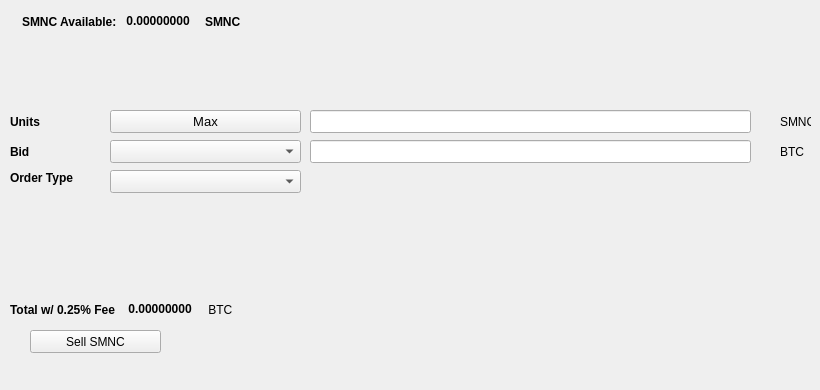
   <widget class="QWidget" name="SellTab">
    <attribute name="title">
     <string>Sell</string>
    </attribute>
    <widget class="QLabel" name="label_16">
     <property name="geometry">
      <rect>
       <x>780</x>
       <y>140</y>
       <width>31</width>
       <height>23</height>
      </rect>
     </property>
     <property name="text">
      <string>BTC</string>
     </property>
    </widget>
    <widget class="QComboBox" name="SellBidcomboBox">
     <property name="geometry">
      <rect>
       <x>110</x>
       <y>140</y>
       <width>191</width>
       <height>23</height>
      </rect>
     </property>
     <property name="font">
      <font>
       <pointsize>10</pointsize>
      </font>
     </property>
    </widget>
    <widget class="QLabel" name="label_18">
     <property name="geometry">
      <rect>
       <x>10</x>
       <y>110</y>
       <width>46</width>
       <height>23</height>
      </rect>
     </property>
     <property name="font">
      <font>
       <weight>75</weight>
       <bold>true</bold>
      </font>
     </property>
     <property name="text">
      <string>Units</string>
     </property>
    </widget>
    <widget class="QPushButton" name="Sell_Max_Amount">
     <property name="geometry">
      <rect>
       <x>110</x>
       <y>110</y>
       <width>191</width>
       <height>23</height>
      </rect>
     </property>
     <property name="font">
      <font>
       <pointsize>10</pointsize>
      </font>
     </property>
     <property name="text">
      <string>Max</string>
     </property>
    </widget>
    <widget class="QLabel" name="label_20">
     <property name="geometry">
      <rect>
       <x>10</x>
       <y>170</y>
       <width>91</width>
       <height>16</height>
      </rect>
     </property>
     <property name="font">
      <font>
       <weight>75</weight>
       <bold>true</bold>
      </font>
     </property>
     <property name="text">
      <string>Order Type</string>
     </property>
    </widget>
    <widget class="QComboBox" name="SellOrdertypeCombo">
     <property name="geometry">
      <rect>
       <x>110</x>
       <y>170</y>
       <width>191</width>
       <height>23</height>
      </rect>
     </property>
     <property name="font">
      <font>
       <pointsize>10</pointsize>
      </font>
     </property>
    </widget>
    <widget class="QLabel" name="label_21">
     <property name="geometry">
      <rect>
       <x>10</x>
       <y>140</y>
       <width>46</width>
       <height>23</height>
      </rect>
     </property>
     <property name="font">
      <font>
       <weight>75</weight>
       <bold>true</bold>
      </font>
     </property>
     <property name="text">
      <string>Bid</string>
     </property>
    </widget>
    <widget class="QLabel" name="label_22">
     <property name="geometry">
      <rect>
       <x>780</x>
       <y>110</y>
       <width>31</width>
       <height>23</height>
      </rect>
     </property>
     <property name="text">
      <string>SMNC</string>
     </property>
    </widget>
    <widget class="QLineEdit" name="UnitsInputSMNC">
     <property name="geometry">
      <rect>
       <x>310</x>
       <y>110</y>
       <width>441</width>
       <height>23</height>
      </rect>
     </property>
     <property name="font">
      <font>
       <pointsize>9</pointsize>
       <weight>75</weight>
       <bold>true</bold>
      </font>
     </property>
    </widget>
    <widget class="QLineEdit" name="SellBidPriceEdit">
     <property name="geometry">
      <rect>
       <x>310</x>
       <y>140</y>
       <width>441</width>
       <height>23</height>
      </rect>
     </property>
     <property name="font">
      <font>
       <pointsize>9</pointsize>
       <weight>75</weight>
       <bold>true</bold>
      </font>
     </property>
    </widget>
    <widget class="QPushButton" name="SellSMNCBTN">
     <property name="geometry">
      <rect>
       <x>30</x>
       <y>330</y>
       <width>131</width>
       <height>23</height>
      </rect>
     </property>
     <property name="text">
      <string>Sell SMNC</string>
     </property>
     <property name="icon">
      <iconset resource="../smnc">
       <normaloff>:/icons/bitcoin</normaloff>:/icons/bitcoin</iconset>
     </property>
    </widget>
    <widget class="QWidget" name="layoutWidget3">
     <property name="geometry">
      <rect>
       <x>22</x>
       <y>12</y>
       <width>258</width>
       <height>19</height>
      </rect>
     </property>
     <layout class="QHBoxLayout" name="horizontalLayout">
      <item>
       <widget class="QLabel" name="label232_2">
        <property name="font">
         <font>
          <weight>75</weight>
          <bold>true</bold>
         </font>
        </property>
        <property name="text">
         <string>SMNC Available:</string>
        </property>
       </widget>
      </item>
      <item>
       <widget class="QLabel" name="SMNCAvailableLabel">
        <property name="palette">
         <palette>
          <active>
           <colorrole role="WindowText">
            <brush brushstyle="SolidPattern">
             <color alpha="255">
              <red>0</red>
              <green>0</green>
              <blue>0</blue>
             </color>
            </brush>
           </colorrole>
           <colorrole role="Button">
            <brush brushstyle="SolidPattern">
             <color alpha="255">
              <red>0</red>
              <green>170</green>
              <blue>0</blue>
             </color>
            </brush>
           </colorrole>
           <colorrole role="Light">
            <brush brushstyle="SolidPattern">
             <color alpha="255">
              <red>0</red>
              <green>255</green>
              <blue>0</blue>
             </color>
            </brush>
           </colorrole>
           <colorrole role="Midlight">
            <brush brushstyle="SolidPattern">
             <color alpha="255">
              <red>0</red>
              <green>212</green>
              <blue>0</blue>
             </color>
            </brush>
           </colorrole>
           <colorrole role="Dark">
            <brush brushstyle="SolidPattern">
             <color alpha="255">
              <red>0</red>
              <green>85</green>
              <blue>0</blue>
             </color>
            </brush>
           </colorrole>
           <colorrole role="Mid">
            <brush brushstyle="SolidPattern">
             <color alpha="255">
              <red>0</red>
              <green>113</green>
              <blue>0</blue>
             </color>
            </brush>
           </colorrole>
           <colorrole role="Text">
            <brush brushstyle="SolidPattern">
             <color alpha="255">
              <red>0</red>
              <green>170</green>
              <blue>0</blue>
             </color>
            </brush>
           </colorrole>
           <colorrole role="BrightText">
            <brush brushstyle="SolidPattern">
             <color alpha="255">
              <red>255</red>
              <green>255</green>
              <blue>255</blue>
             </color>
            </brush>
           </colorrole>
           <colorrole role="ButtonText">
            <brush brushstyle="SolidPattern">
             <color alpha="255">
              <red>0</red>
              <green>0</green>
              <blue>0</blue>
             </color>
            </brush>
           </colorrole>
           <colorrole role="Base">
            <brush brushstyle="SolidPattern">
             <color alpha="255">
              <red>255</red>
              <green>255</green>
              <blue>255</blue>
             </color>
            </brush>
           </colorrole>
           <colorrole role="Window">
            <brush brushstyle="SolidPattern">
             <color alpha="255">
              <red>0</red>
              <green>170</green>
              <blue>0</blue>
             </color>
            </brush>
           </colorrole>
           <colorrole role="Shadow">
            <brush brushstyle="SolidPattern">
             <color alpha="255">
              <red>0</red>
              <green>0</green>
              <blue>0</blue>
             </color>
            </brush>
           </colorrole>
           <colorrole role="AlternateBase">
            <brush brushstyle="SolidPattern">
             <color alpha="255">
              <red>127</red>
              <green>212</green>
              <blue>127</blue>
             </color>
            </brush>
           </colorrole>
           <colorrole role="ToolTipBase">
            <brush brushstyle="SolidPattern">
             <color alpha="255">
              <red>255</red>
              <green>255</green>
              <blue>220</blue>
             </color>
            </brush>
           </colorrole>
           <colorrole role="ToolTipText">
            <brush brushstyle="SolidPattern">
             <color alpha="255">
              <red>0</red>
              <green>0</green>
              <blue>0</blue>
             </color>
            </brush>
           </colorrole>
          </active>
          <inactive>
           <colorrole role="WindowText">
            <brush brushstyle="SolidPattern">
             <color alpha="255">
              <red>0</red>
              <green>0</green>
              <blue>0</blue>
             </color>
            </brush>
           </colorrole>
           <colorrole role="Button">
            <brush brushstyle="SolidPattern">
             <color alpha="255">
              <red>0</red>
              <green>170</green>
              <blue>0</blue>
             </color>
            </brush>
           </colorrole>
           <colorrole role="Light">
            <brush brushstyle="SolidPattern">
             <color alpha="255">
              <red>0</red>
              <green>255</green>
              <blue>0</blue>
             </color>
            </brush>
           </colorrole>
           <colorrole role="Midlight">
            <brush brushstyle="SolidPattern">
             <color alpha="255">
              <red>0</red>
              <green>212</green>
              <blue>0</blue>
             </color>
            </brush>
           </colorrole>
           <colorrole role="Dark">
            <brush brushstyle="SolidPattern">
             <color alpha="255">
              <red>0</red>
              <green>85</green>
              <blue>0</blue>
             </color>
            </brush>
           </colorrole>
           <colorrole role="Mid">
            <brush brushstyle="SolidPattern">
             <color alpha="255">
              <red>0</red>
              <green>113</green>
              <blue>0</blue>
             </color>
            </brush>
           </colorrole>
           <colorrole role="Text">
            <brush brushstyle="SolidPattern">
             <color alpha="255">
              <red>0</red>
              <green>170</green>
              <blue>0</blue>
             </color>
            </brush>
           </colorrole>
           <colorrole role="BrightText">
            <brush brushstyle="SolidPattern">
             <color alpha="255">
              <red>255</red>
              <green>255</green>
              <blue>255</blue>
             </color>
            </brush>
           </colorrole>
           <colorrole role="ButtonText">
            <brush brushstyle="SolidPattern">
             <color alpha="255">
              <red>0</red>
              <green>0</green>
              <blue>0</blue>
             </color>
            </brush>
           </colorrole>
           <colorrole role="Base">
            <brush brushstyle="SolidPattern">
             <color alpha="255">
              <red>255</red>
              <green>255</green>
              <blue>255</blue>
             </color>
            </brush>
           </colorrole>
           <colorrole role="Window">
            <brush brushstyle="SolidPattern">
             <color alpha="255">
              <red>0</red>
              <green>170</green>
              <blue>0</blue>
             </color>
            </brush>
           </colorrole>
           <colorrole role="Shadow">
            <brush brushstyle="SolidPattern">
             <color alpha="255">
              <red>0</red>
              <green>0</green>
              <blue>0</blue>
             </color>
            </brush>
           </colorrole>
           <colorrole role="AlternateBase">
            <brush brushstyle="SolidPattern">
             <color alpha="255">
              <red>127</red>
              <green>212</green>
              <blue>127</blue>
             </color>
            </brush>
           </colorrole>
           <colorrole role="ToolTipBase">
            <brush brushstyle="SolidPattern">
             <color alpha="255">
              <red>255</red>
              <green>255</green>
              <blue>220</blue>
             </color>
            </brush>
           </colorrole>
           <colorrole role="ToolTipText">
            <brush brushstyle="SolidPattern">
             <color alpha="255">
              <red>0</red>
              <green>0</green>
              <blue>0</blue>
             </color>
            </brush>
           </colorrole>
          </inactive>
          <disabled>
           <colorrole role="WindowText">
            <brush brushstyle="SolidPattern">
             <color alpha="255">
              <red>0</red>
              <green>85</green>
              <blue>0</blue>
             </color>
            </brush>
           </colorrole>
           <colorrole role="Button">
            <brush brushstyle="SolidPattern">
             <color alpha="255">
              <red>0</red>
              <green>170</green>
              <blue>0</blue>
             </color>
            </brush>
           </colorrole>
           <colorrole role="Light">
            <brush brushstyle="SolidPattern">
             <color alpha="255">
              <red>0</red>
              <green>255</green>
              <blue>0</blue>
             </color>
            </brush>
           </colorrole>
           <colorrole role="Midlight">
            <brush brushstyle="SolidPattern">
             <color alpha="255">
              <red>0</red>
              <green>212</green>
              <blue>0</blue>
             </color>
            </brush>
           </colorrole>
           <colorrole role="Dark">
            <brush brushstyle="SolidPattern">
             <color alpha="255">
              <red>0</red>
              <green>85</green>
              <blue>0</blue>
             </color>
            </brush>
           </colorrole>
           <colorrole role="Mid">
            <brush brushstyle="SolidPattern">
             <color alpha="255">
              <red>0</red>
              <green>113</green>
              <blue>0</blue>
             </color>
            </brush>
           </colorrole>
           <colorrole role="Text">
            <brush brushstyle="SolidPattern">
             <color alpha="255">
              <red>0</red>
              <green>85</green>
              <blue>0</blue>
             </color>
            </brush>
           </colorrole>
           <colorrole role="BrightText">
            <brush brushstyle="SolidPattern">
             <color alpha="255">
              <red>255</red>
              <green>255</green>
              <blue>255</blue>
             </color>
            </brush>
           </colorrole>
           <colorrole role="ButtonText">
            <brush brushstyle="SolidPattern">
             <color alpha="255">
              <red>0</red>
              <green>85</green>
              <blue>0</blue>
             </color>
            </brush>
           </colorrole>
           <colorrole role="Base">
            <brush brushstyle="SolidPattern">
             <color alpha="255">
              <red>0</red>
              <green>170</green>
              <blue>0</blue>
             </color>
            </brush>
           </colorrole>
           <colorrole role="Window">
            <brush brushstyle="SolidPattern">
             <color alpha="255">
              <red>0</red>
              <green>170</green>
              <blue>0</blue>
             </color>
            </brush>
           </colorrole>
           <colorrole role="Shadow">
            <brush brushstyle="SolidPattern">
             <color alpha="255">
              <red>0</red>
              <green>0</green>
              <blue>0</blue>
             </color>
            </brush>
           </colorrole>
           <colorrole role="AlternateBase">
            <brush brushstyle="SolidPattern">
             <color alpha="255">
              <red>0</red>
              <green>170</green>
              <blue>0</blue>
             </color>
            </brush>
           </colorrole>
           <colorrole role="ToolTipBase">
            <brush brushstyle="SolidPattern">
             <color alpha="255">
              <red>255</red>
              <green>255</green>
              <blue>220</blue>
             </color>
            </brush>
           </colorrole>
           <colorrole role="ToolTipText">
            <brush brushstyle="SolidPattern">
             <color alpha="255">
              <red>0</red>
              <green>0</green>
              <blue>0</blue>
             </color>
            </brush>
           </colorrole>
          </disabled>
         </palette>
        </property>
        <property name="font">
         <font>
          <weight>75</weight>
          <bold>true</bold>
         </font>
        </property>
        <property name="text">
         <string> 0.00000000 </string>
        </property>
        <property name="textInteractionFlags">
         <set>Qt::LinksAccessibleByMouse|Qt::TextSelectableByKeyboard|Qt::TextSelectableByMouse</set>
        </property>
       </widget>
      </item>
      <item>
       <widget class="QLabel" name="labelSMNC">
        <property name="font">
         <font>
          <weight>75</weight>
          <bold>true</bold>
         </font>
        </property>
        <property name="text">
         <string>SMNC</string>
        </property>
       </widget>
      </item>
     </layout>
    </widget>
    <widget class="QWidget" name="layoutWidget">
     <property name="geometry">
      <rect>
       <x>10</x>
       <y>300</y>
       <width>268</width>
       <height>19</height>
      </rect>
     </property>
     <layout class="QHBoxLayout" name="horizontalLayout_2">
      <item>
       <widget class="QLabel" name="label_19">
        <property name="font">
         <font>
          <weight>75</weight>
          <bold>true</bold>
         </font>
        </property>
        <property name="text">
         <string>Total w/ 0.25% Fee </string>
        </property>
       </widget>
      </item>
      <item>
       <widget class="QLabel" name="SellCostLabel">
        <property name="palette">
         <palette>
          <active>
           <colorrole role="WindowText">
            <brush brushstyle="SolidPattern">
             <color alpha="255">
              <red>0</red>
              <green>0</green>
              <blue>0</blue>
             </color>
            </brush>
           </colorrole>
           <colorrole role="Button">
            <brush brushstyle="SolidPattern">
             <color alpha="255">
              <red>0</red>
              <green>170</green>
              <blue>0</blue>
             </color>
            </brush>
           </colorrole>
           <colorrole role="Light">
            <brush brushstyle="SolidPattern">
             <color alpha="255">
              <red>0</red>
              <green>255</green>
              <blue>0</blue>
             </color>
            </brush>
           </colorrole>
           <colorrole role="Midlight">
            <brush brushstyle="SolidPattern">
             <color alpha="255">
              <red>0</red>
              <green>212</green>
              <blue>0</blue>
             </color>
            </brush>
           </colorrole>
           <colorrole role="Dark">
            <brush brushstyle="SolidPattern">
             <color alpha="255">
              <red>0</red>
              <green>85</green>
              <blue>0</blue>
             </color>
            </brush>
           </colorrole>
           <colorrole role="Mid">
            <brush brushstyle="SolidPattern">
             <color alpha="255">
              <red>0</red>
              <green>113</green>
              <blue>0</blue>
             </color>
            </brush>
           </colorrole>
           <colorrole role="Text">
            <brush brushstyle="SolidPattern">
             <color alpha="255">
              <red>0</red>
              <green>170</green>
              <blue>0</blue>
             </color>
            </brush>
           </colorrole>
           <colorrole role="BrightText">
            <brush brushstyle="SolidPattern">
             <color alpha="255">
              <red>255</red>
              <green>255</green>
              <blue>255</blue>
             </color>
            </brush>
           </colorrole>
           <colorrole role="ButtonText">
            <brush brushstyle="SolidPattern">
             <color alpha="255">
              <red>0</red>
              <green>0</green>
              <blue>0</blue>
             </color>
            </brush>
           </colorrole>
           <colorrole role="Base">
            <brush brushstyle="SolidPattern">
             <color alpha="255">
              <red>255</red>
              <green>255</green>
              <blue>255</blue>
             </color>
            </brush>
           </colorrole>
           <colorrole role="Window">
            <brush brushstyle="SolidPattern">
             <color alpha="255">
              <red>0</red>
              <green>170</green>
              <blue>0</blue>
             </color>
            </brush>
           </colorrole>
           <colorrole role="Shadow">
            <brush brushstyle="SolidPattern">
             <color alpha="255">
              <red>0</red>
              <green>0</green>
              <blue>0</blue>
             </color>
            </brush>
           </colorrole>
           <colorrole role="AlternateBase">
            <brush brushstyle="SolidPattern">
             <color alpha="255">
              <red>127</red>
              <green>212</green>
              <blue>127</blue>
             </color>
            </brush>
           </colorrole>
           <colorrole role="ToolTipBase">
            <brush brushstyle="SolidPattern">
             <color alpha="255">
              <red>255</red>
              <green>255</green>
              <blue>220</blue>
             </color>
            </brush>
           </colorrole>
           <colorrole role="ToolTipText">
            <brush brushstyle="SolidPattern">
             <color alpha="255">
              <red>0</red>
              <green>0</green>
              <blue>0</blue>
             </color>
            </brush>
           </colorrole>
          </active>
          <inactive>
           <colorrole role="WindowText">
            <brush brushstyle="SolidPattern">
             <color alpha="255">
              <red>0</red>
              <green>0</green>
              <blue>0</blue>
             </color>
            </brush>
           </colorrole>
           <colorrole role="Button">
            <brush brushstyle="SolidPattern">
             <color alpha="255">
              <red>0</red>
              <green>170</green>
              <blue>0</blue>
             </color>
            </brush>
           </colorrole>
           <colorrole role="Light">
            <brush brushstyle="SolidPattern">
             <color alpha="255">
              <red>0</red>
              <green>255</green>
              <blue>0</blue>
             </color>
            </brush>
           </colorrole>
           <colorrole role="Midlight">
            <brush brushstyle="SolidPattern">
             <color alpha="255">
              <red>0</red>
              <green>212</green>
              <blue>0</blue>
             </color>
            </brush>
           </colorrole>
           <colorrole role="Dark">
            <brush brushstyle="SolidPattern">
             <color alpha="255">
              <red>0</red>
              <green>85</green>
              <blue>0</blue>
             </color>
            </brush>
           </colorrole>
           <colorrole role="Mid">
            <brush brushstyle="SolidPattern">
             <color alpha="255">
              <red>0</red>
              <green>113</green>
              <blue>0</blue>
             </color>
            </brush>
           </colorrole>
           <colorrole role="Text">
            <brush brushstyle="SolidPattern">
             <color alpha="255">
              <red>0</red>
              <green>170</green>
              <blue>0</blue>
             </color>
            </brush>
           </colorrole>
           <colorrole role="BrightText">
            <brush brushstyle="SolidPattern">
             <color alpha="255">
              <red>255</red>
              <green>255</green>
              <blue>255</blue>
             </color>
            </brush>
           </colorrole>
           <colorrole role="ButtonText">
            <brush brushstyle="SolidPattern">
             <color alpha="255">
              <red>0</red>
              <green>0</green>
              <blue>0</blue>
             </color>
            </brush>
           </colorrole>
           <colorrole role="Base">
            <brush brushstyle="SolidPattern">
             <color alpha="255">
              <red>255</red>
              <green>255</green>
              <blue>255</blue>
             </color>
            </brush>
           </colorrole>
           <colorrole role="Window">
            <brush brushstyle="SolidPattern">
             <color alpha="255">
              <red>0</red>
              <green>170</green>
              <blue>0</blue>
             </color>
            </brush>
           </colorrole>
           <colorrole role="Shadow">
            <brush brushstyle="SolidPattern">
             <color alpha="255">
              <red>0</red>
              <green>0</green>
              <blue>0</blue>
             </color>
            </brush>
           </colorrole>
           <colorrole role="AlternateBase">
            <brush brushstyle="SolidPattern">
             <color alpha="255">
              <red>127</red>
              <green>212</green>
              <blue>127</blue>
             </color>
            </brush>
           </colorrole>
           <colorrole role="ToolTipBase">
            <brush brushstyle="SolidPattern">
             <color alpha="255">
              <red>255</red>
              <green>255</green>
              <blue>220</blue>
             </color>
            </brush>
           </colorrole>
           <colorrole role="ToolTipText">
            <brush brushstyle="SolidPattern">
             <color alpha="255">
              <red>0</red>
              <green>0</green>
              <blue>0</blue>
             </color>
            </brush>
           </colorrole>
          </inactive>
          <disabled>
           <colorrole role="WindowText">
            <brush brushstyle="SolidPattern">
             <color alpha="255">
              <red>0</red>
              <green>85</green>
              <blue>0</blue>
             </color>
            </brush>
           </colorrole>
           <colorrole role="Button">
            <brush brushstyle="SolidPattern">
             <color alpha="255">
              <red>0</red>
              <green>170</green>
              <blue>0</blue>
             </color>
            </brush>
           </colorrole>
           <colorrole role="Light">
            <brush brushstyle="SolidPattern">
             <color alpha="255">
              <red>0</red>
              <green>255</green>
              <blue>0</blue>
             </color>
            </brush>
           </colorrole>
           <colorrole role="Midlight">
            <brush brushstyle="SolidPattern">
             <color alpha="255">
              <red>0</red>
              <green>212</green>
              <blue>0</blue>
             </color>
            </brush>
           </colorrole>
           <colorrole role="Dark">
            <brush brushstyle="SolidPattern">
             <color alpha="255">
              <red>0</red>
              <green>85</green>
              <blue>0</blue>
             </color>
            </brush>
           </colorrole>
           <colorrole role="Mid">
            <brush brushstyle="SolidPattern">
             <color alpha="255">
              <red>0</red>
              <green>113</green>
              <blue>0</blue>
             </color>
            </brush>
           </colorrole>
           <colorrole role="Text">
            <brush brushstyle="SolidPattern">
             <color alpha="255">
              <red>0</red>
              <green>85</green>
              <blue>0</blue>
             </color>
            </brush>
           </colorrole>
           <colorrole role="BrightText">
            <brush brushstyle="SolidPattern">
             <color alpha="255">
              <red>255</red>
              <green>255</green>
              <blue>255</blue>
             </color>
            </brush>
           </colorrole>
           <colorrole role="ButtonText">
            <brush brushstyle="SolidPattern">
             <color alpha="255">
              <red>0</red>
              <green>85</green>
              <blue>0</blue>
             </color>
            </brush>
           </colorrole>
           <colorrole role="Base">
            <brush brushstyle="SolidPattern">
             <color alpha="255">
              <red>0</red>
              <green>170</green>
              <blue>0</blue>
             </color>
            </brush>
           </colorrole>
           <colorrole role="Window">
            <brush brushstyle="SolidPattern">
             <color alpha="255">
              <red>0</red>
              <green>170</green>
              <blue>0</blue>
             </color>
            </brush>
           </colorrole>
           <colorrole role="Shadow">
            <brush brushstyle="SolidPattern">
             <color alpha="255">
              <red>0</red>
              <green>0</green>
              <blue>0</blue>
             </color>
            </brush>
           </colorrole>
           <colorrole role="AlternateBase">
            <brush brushstyle="SolidPattern">
             <color alpha="255">
              <red>0</red>
              <green>170</green>
              <blue>0</blue>
             </color>
            </brush>
           </colorrole>
           <colorrole role="ToolTipBase">
            <brush brushstyle="SolidPattern">
             <color alpha="255">
              <red>255</red>
              <green>255</green>
              <blue>220</blue>
             </color>
            </brush>
           </colorrole>
           <colorrole role="ToolTipText">
            <brush brushstyle="SolidPattern">
             <color alpha="255">
              <red>0</red>
              <green>0</green>
              <blue>0</blue>
             </color>
            </brush>
           </colorrole>
          </disabled>
         </palette>
        </property>
        <property name="font">
         <font>
          <weight>75</weight>
          <bold>true</bold>
         </font>
        </property>
        <property name="autoFillBackground">
         <bool>false</bool>
        </property>
        <property name="text">
         <string> 0.00000000</string>
        </property>
        <property name="textInteractionFlags">
         <set>Qt::LinksAccessibleByMouse|Qt::TextSelectableByMouse</set>
        </property>
       </widget>
      </item>
      <item>
       <widget class="QLabel" name="label_17">
        <property name="font">
         <font>
          <weight>50</weight>
          <bold>false</bold>
         </font>
        </property>
        <property name="text">
         <string> BTC</string>
        </property>
       </widget>
      </item>
     </layout>
    </widget>
    <widget class="QLabel" name="label_23">
     <property name="geometry">
      <rect>
       <x>460</x>
       <y>300</y>
       <width>281</width>
       <height>81</height>
      </rect>
     </property>
     <property name="text">
      <string/>
     </property>
     <property name="pixmap">
      <pixmap>:/images/bittrex</pixmap>
     </property>
    </widget>
   </widget>
